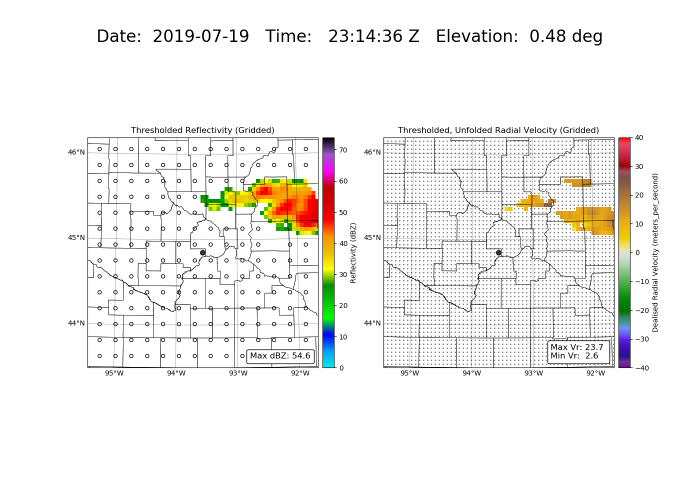
#> input picture pyOPAWS/KMPX_VR_20190719_2315_03.png, 1400 x 1000 px (shown at 1/2 size)
$ python -i radar_QC.py   (imports and definitions only)   (older library calls are emulated)
#> lines starting #> are read from the running program, lines starting #| are printed output that depends on the picture
from __future__ import print_function
from __future__ import division
####

from past.utils import old_div
import sys
import numpy as np
import scipy.interpolate
import scipy.ndimage as ndimage
import scipy.spatial
import pyart

_met_signal_mask_value = {"reflectivity": 70., "velocity": 50.}

# Values from Krause (2016) for metsignal values

_min_dbz               = 10.
_spw_filter            = 5.0
_rhv_filter            = 0.90
_zdr_filter            = 2.0

# This turns debugging info

_verbose_QC = False

########################################################################
# Volume mapping

# [124 lines left out: functions volume_mapping, velocity_unfold, not called in this run]

########################################################################
# Texture defines a std deviation for a rolling window of length=LEN

def texture(input, radius=3, oneD=False):

    # oneD flag is used to texture PhiDP along a radial, because it should NOT be a 2D texture
    # input_array_dims = [az,range], so texture over second index

    # ndimage cannot deal with masked arrays - but can deal with nan's - so replace bad values with nan's

        i2 = input.filled(fill_value=np.nan)

        if len(i2.shape) == 1 or oneD == True:
            kernel = old_div(np.ones((radius)),np.float(radius))
            kernel2 = kernel
        else:
            kernel = old_div(np.ones((radius,radius)),np.float(radius**2))
            kernel2 = kernel

        if len(i2.shape) == 2 and oneD == True:
            std = np.empty_like(input)
            for n in np.arange(i2.shape[0]):
                avg    = scipy.ndimage.filters.convolve(i2[n], kernel2, mode='reflect', origin=0)
                dif    = i2[n] - avg
                c1     = scipy.ndimage.filters.convolve(dif,     kernel, mode='reflect', origin=0)
                c2     = scipy.ndimage.filters.convolve(dif*dif, kernel, mode='reflect', origin=0)
                std[n] = ((c2 - c1*c1)**.5)
        else:

            avg    = scipy.ndimage.filters.convolve(i2,      kernel2, mode='reflect', origin=0)
            dif    = i2 - avg
            c1     = scipy.ndimage.filters.convolve(dif,     kernel, mode='reflect', origin=0)
            c2     = scipy.ndimage.filters.convolve(dif*dif, kernel, mode='reflect', origin=0)
            std    = ((c2 - c1*c1)**.5)

        return np.ma.array(std, mask=np.isnan(std))

########################################################################
# Trap4 point

# [218 lines left out: functions trap4point, MetSignal, volume_prep, not called in this run]

>>> import cv2
>>> picture = cv2.imread('KMPX_VR_20190719_2315_03.png', cv2.IMREAD_GRAYSCALE)
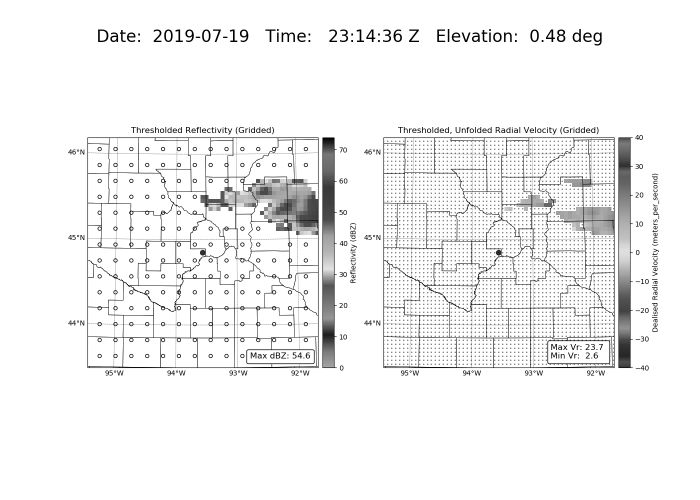
#> picture: shape (1000, 1400) (shown at 1/2 size); min 0, max 255, mean 241.8
>>> result = texture(picture)
#> (the run stopped early here; a loop or call above may not have finished)
